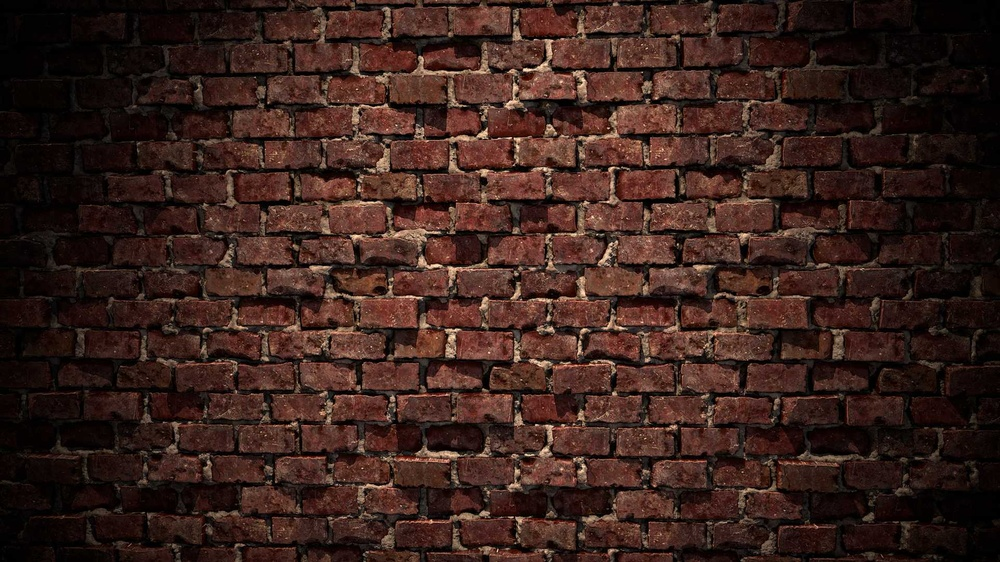
#> input picture 2. Image Processing/5.jpg, 1000 x 562 px, shrunk from 1920 x 1080 before the run
$ python index4_Blurring_Smoothing.py
#> lines starting #> are read from the running program, lines starting #| are printed output that depends on the picture
import numpy as np
import cv2
import matplotlib.pyplot as plt

def display(img):

    cv2.imshow('Frame',img)
    cv2.waitKey()


def img():

    img = cv2.imread('5.jpg').astype(np.float32)/255
    img = cv2.cvtColor(img,cv2.COLOR_BGR2RGB)
    return img


img = img()

############## Lighting ##################

gamma = 2

img_lighting = np.power(img,gamma)
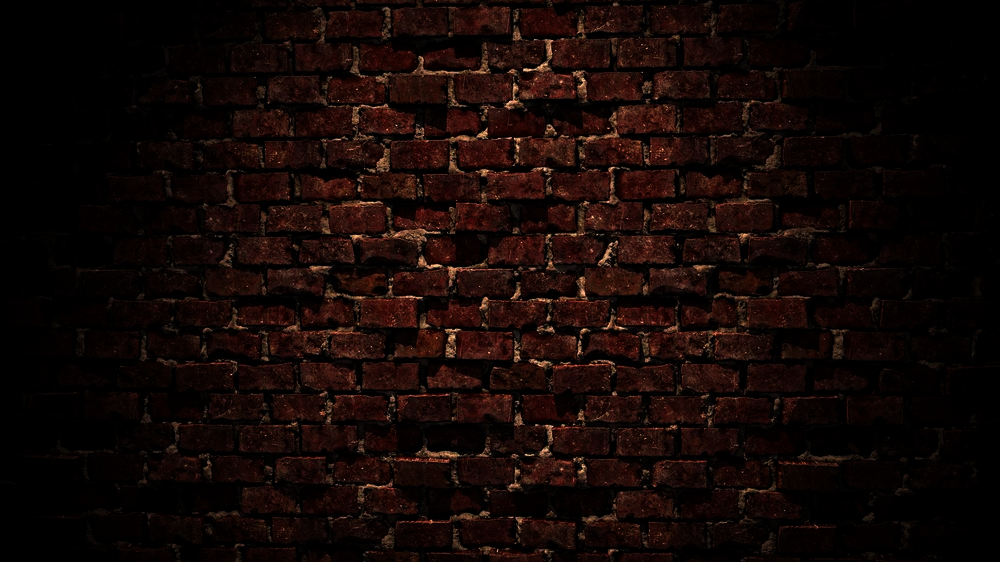
#> img_lighting: shape (562, 1000, 3) float32; mean R, G, B 0.0791, 0.0332, 0.0236


############# Add Kernal #################

kernal = np.random.rand(10,10) - .45

img_filter = cv2.filter2D(img,-1,kernal)
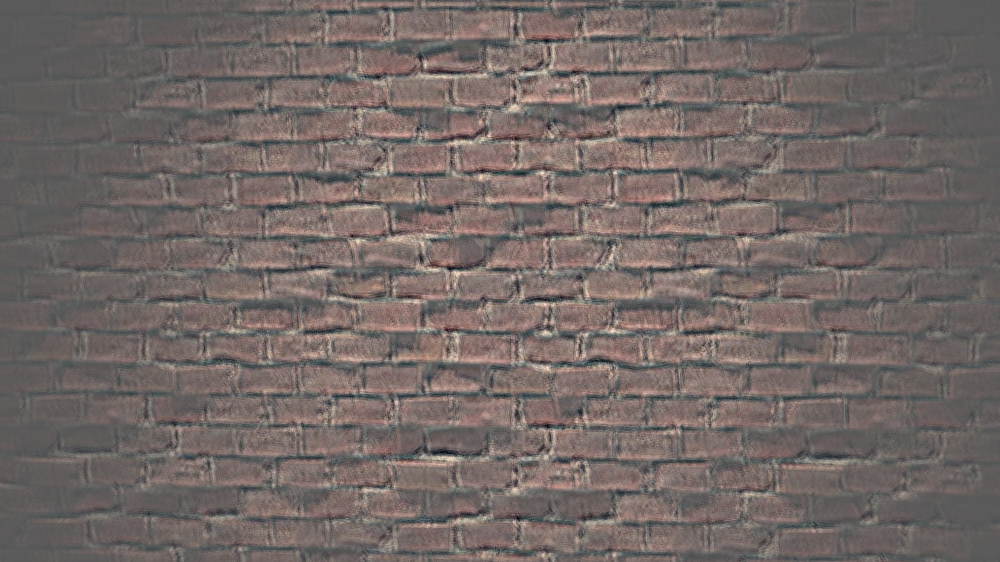
#> img_filter: shape (562, 1000, 3) float32; mean R, G, B 0.512, 0.306, 0.252; drawn with min black and max white


############# Blur #######################

img_blur = cv2.blur(img,ksize=(20,20))
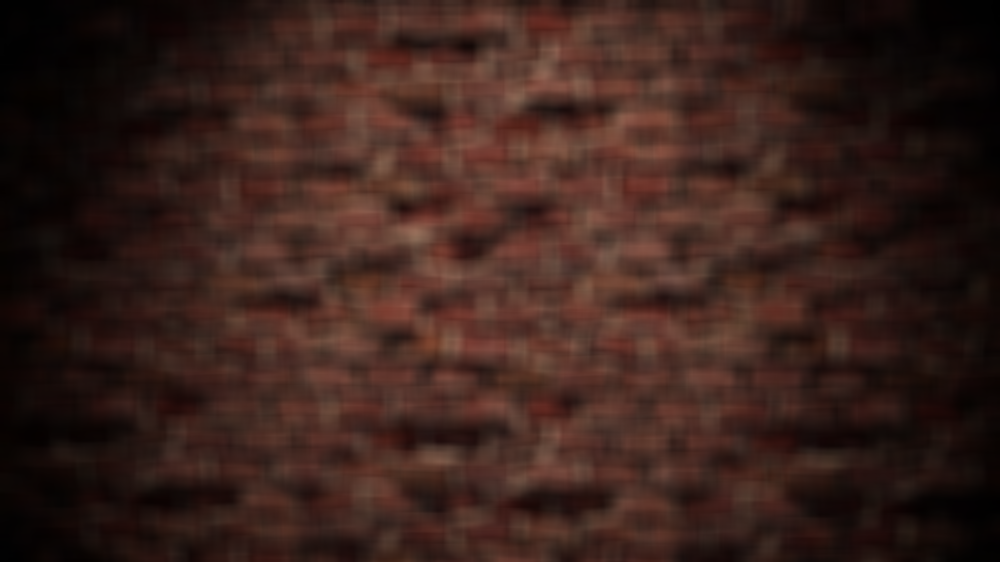
#> img_blur: shape (562, 1000, 3) float32; mean R, G, B 0.225, 0.134, 0.111


############# GaussianBlur ###############

img_Gu_Blur = cv2.GaussianBlur(img,(15,15),10)

############# median blue ##############

img_md_blur = cv2.medianBlur(img,5)

plt.imshow(img_md_blur)
plt.show()

$ run again, with 2. Image Processing/1.jpg copied over 2. Image Processing/5.jpg
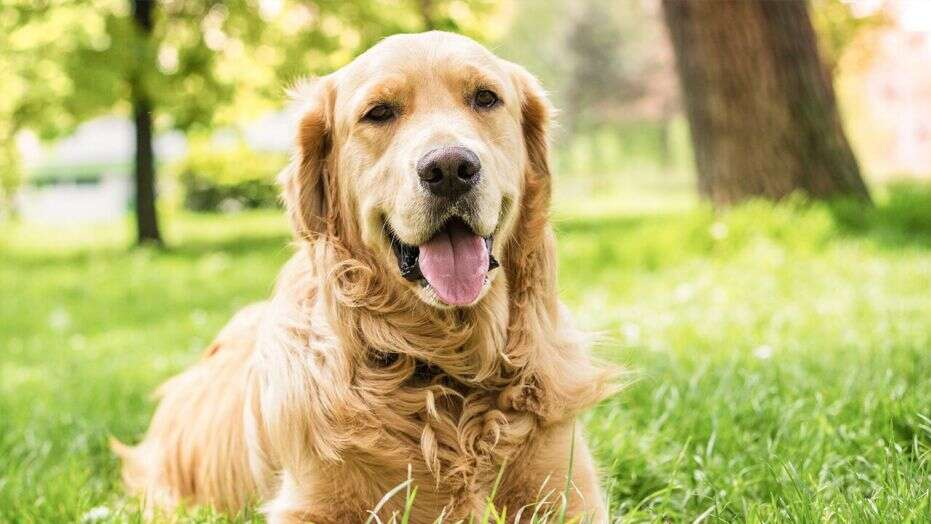
#> input picture 2. Image Processing/1.jpg, 931 x 524 px
#> `img_filter = cv2.filter2D(img,-1,kernal)`:
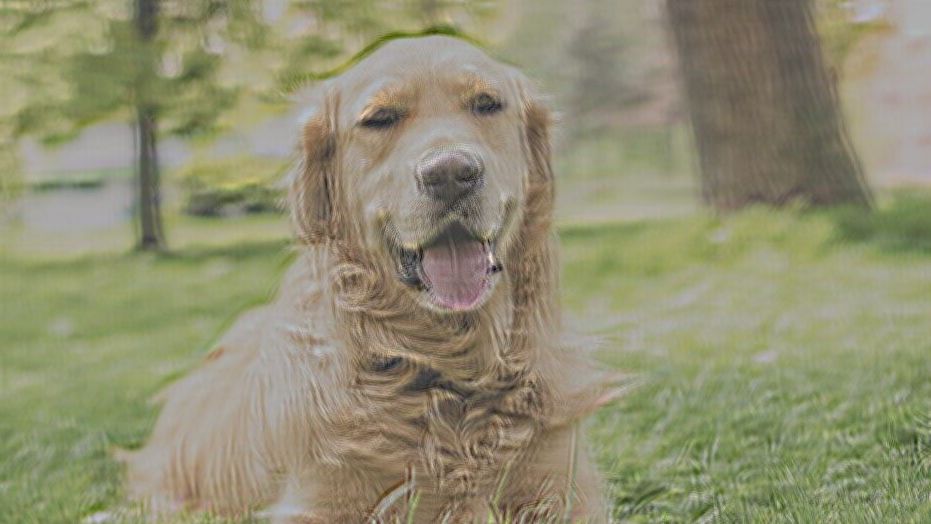
#> img_filter: shape (524, 931, 3) float32; mean R, G, B 1.68, 1.64, 1.03; drawn with min black and max white
#> `img_blur = cv2.blur(img,ksize=(20,20))`:
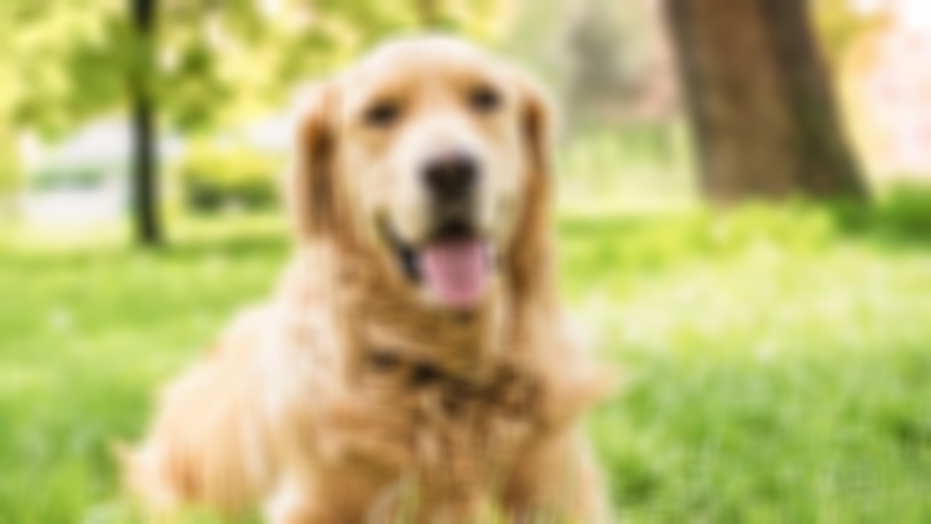
#> img_blur: shape (524, 931, 3) float32; mean R, G, B 0.735, 0.718, 0.448

$ run again, with 2. Image Processing/3.jpg copied over 2. Image Processing/5.jpg
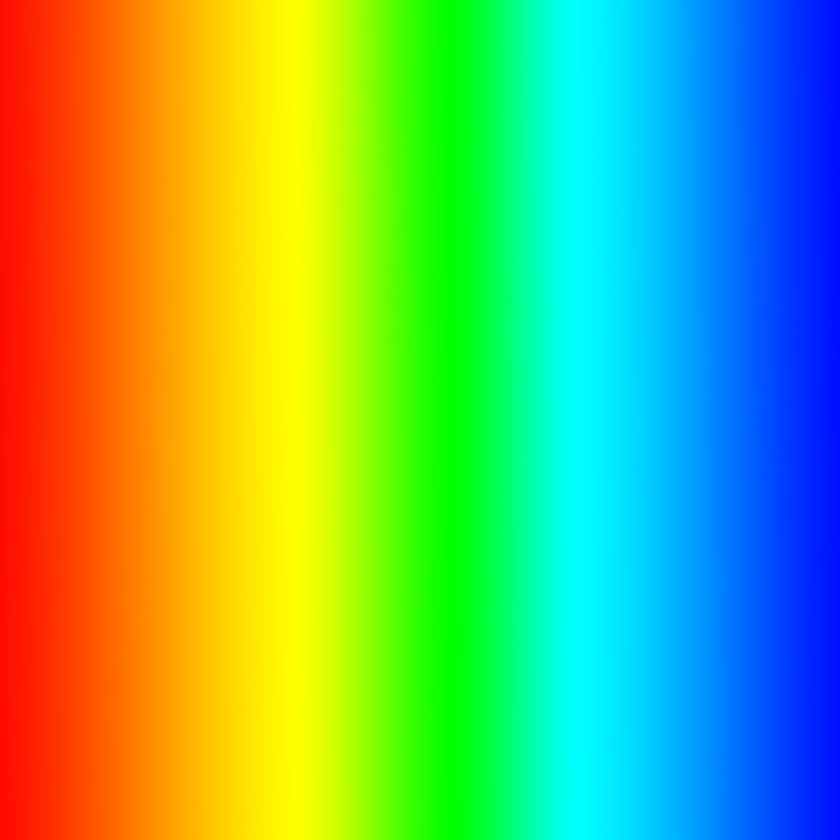
#> input picture 2. Image Processing/3.jpg, 840 x 840 px, shrunk from 1333 x 1333 before the run
#> `img_lighting = np.power(img,gamma)`:
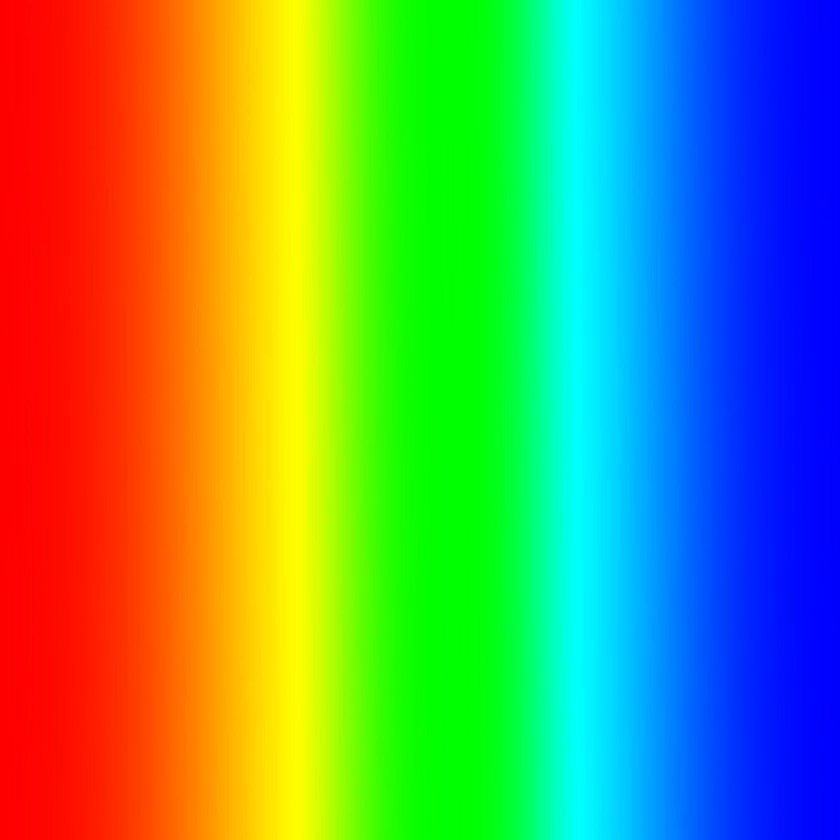
#> img_lighting: shape (840, 840, 3) float32; mean R, G, B 0.417, 0.588, 0.364
